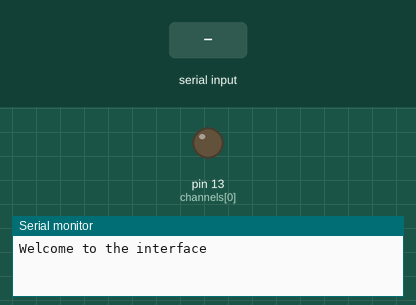
Recording of a sketch running on a simulated Arduino Uno, built with avr-gcc and run on an emulated ATmega328P. On the bench: output pins drawn as LEDs (lit = HIGH), the last lines printed to the serial monitor. The inputs (shaded band) are chosen by the test bench.

Above: at 1.2 s.
1.3 s: "1" received over Serial
At 3.3 s:
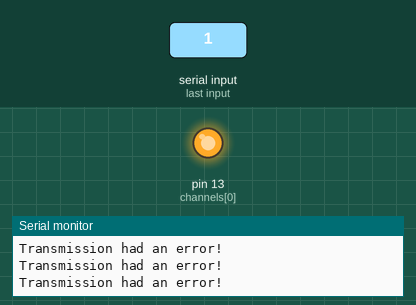
3.8 s: "0" received over Serial
6.3 s: "2" received over Serial
Timing chart, 0 to 9.3 s (numbered marks = the images above; inputs shaded):
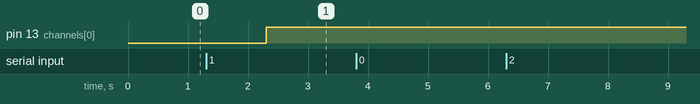

Measured:
- after the input at 1.3 s, pin 13 (channels[0]): LOW → HIGH after 1.0 s

The sketch:

LightControl.ino
```cpp
/*
 * The Arduino will read in a string from Serial and then
 * update the approperiate digital out state.
 *
 * The user only needs to type a string as long as the number
 * of channels being used
 */

int channels[] = {13,12,11,10,9}; //The Digital Pins in use


void setup(){
  Serial.begin(9600);
  Serial.println("Welcome to the interface");
}

void loop() {
  if (Serial.available())
  {
    String currentIn = Serial.readString();
    Serial.println(currentIn);
    //Only go through the characters of interest.
    for (int i=0; i < 5 ; i++){
      //If the selected channel control is 0 turn off
      if(currentIn[i] == '0'){
        pinMode(channels[i], INPUT);
        digitalWrite(channels[i], LOW);
        Serial.println("Turned off line: " + String(channels[i]));
      }

      //If the selected channel control is 1 turn on
      else if(currentIn[i] == '1'){
        pinMode(channels[i], OUTPUT);
        digitalWrite(channels[i], HIGH);
        Serial.println("Turned on line: " + String(channels[i]));
      }

      //something else was found in the message
      else{
        Serial.println("Transmission had an error!");
      }
    }
  }
}
```
